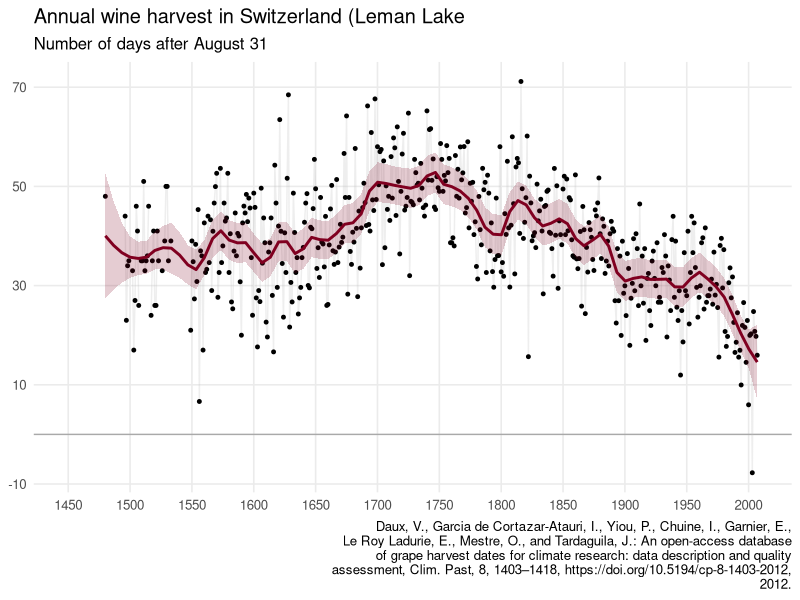
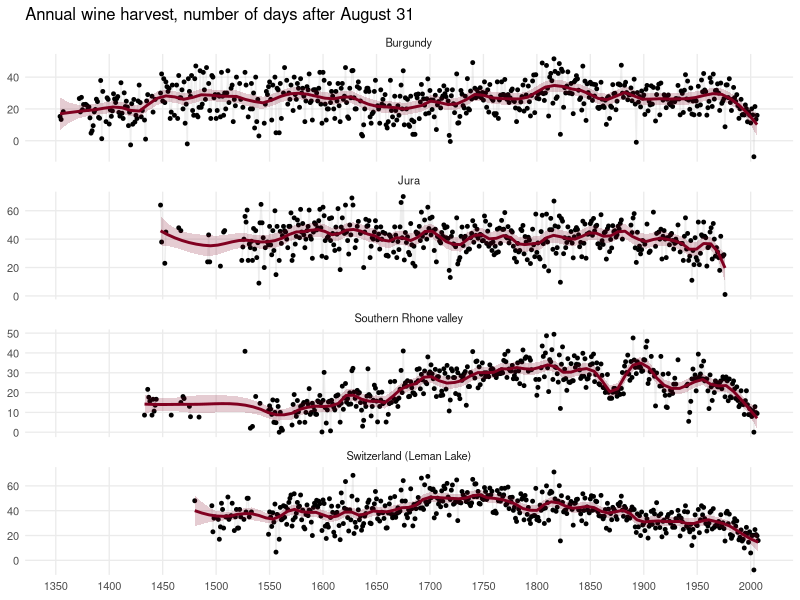
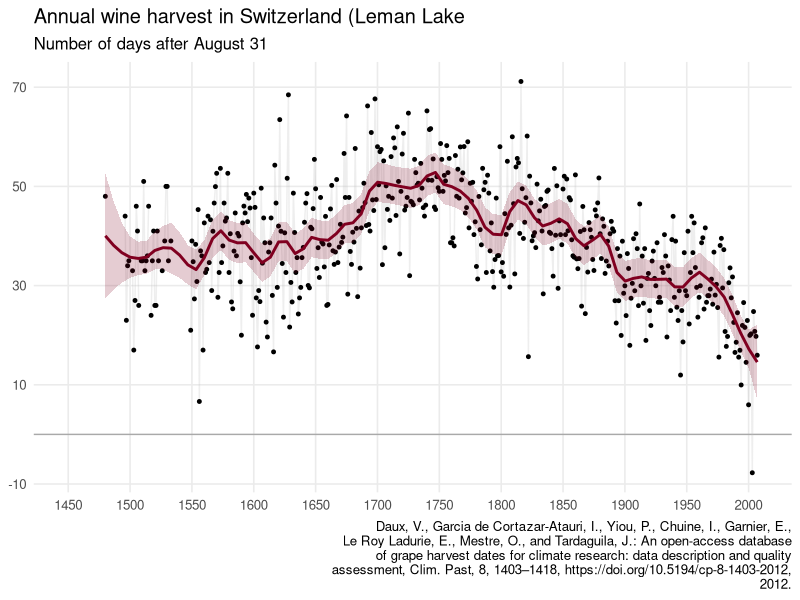
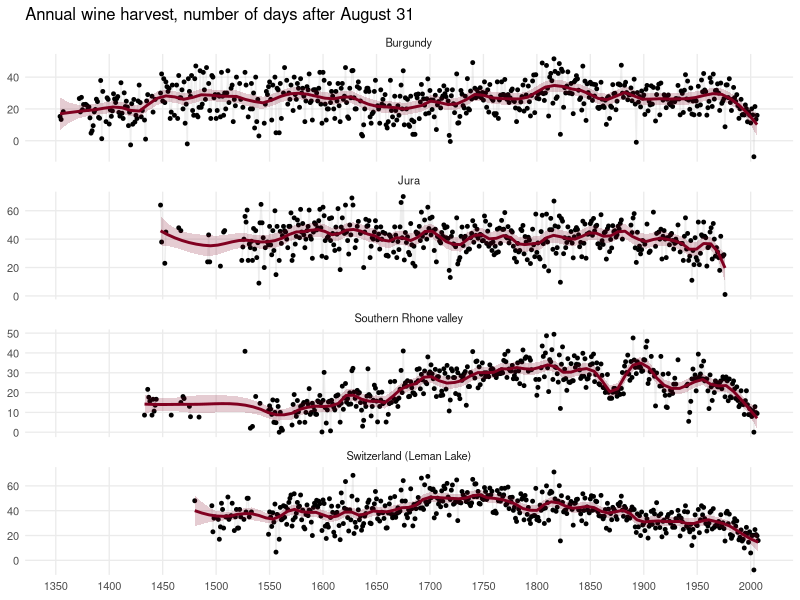

Source code (R) for these figures, in order:
# clan-data.R ----
## load packages ----
library(tidyverse)

## load wide data ----
# Source: https://doi.org/10.5194/cp-8-1403-2012
# GHD-RCS : dates in number of days after August 31. 
wineharvest_wide <- readxl::read_excel(
  path = "Supplement.xlsx", 
  sheet = "S2. GHD-RCS", 
  skip = 2
  ) |> 
  rename_with(tolower, .cols = everything()) |> 
  rename(year = `abb.`)

write_csv(x = wineharvest_wide, file = "wineharvest_wide.csv")

## abbreviations----
locations <- readxl::read_excel(
  path = "Supplement.xlsx", 
  sheet = "S2. GHD-RCS", 
  skip = 1
  ) |> 
  select(-c("...1")) |> 
  mutate(across(.cols = everything(), .fns = tolower)) |> 
  slice_head(n = 1) |> 
  pivot_longer(cols = Alsace:`Vendée - Poitou Charente`, names_to = "name", values_to = "abbreviation") |> 
  relocate(abbreviation, name)

write_csv(x = locations, file = "locations.csv")

## create long data ----
wineharvest_long <- wineharvest_wide |> 
  pivot_longer(cols = -c(year), names_to = "abbreviation", values_to = "value")

wineharvest_long <- left_join(x = wineharvest_long, y = locations, by = join_by(abbreviation)) |> 
  relocate(abbreviation, name, year, value)

write_csv(x = wineharvest_long, file = "wineharvest_long.csv")

## plot ----
wineharvest_caption <- "Daux, V., Garcia de Cortazar-Atauri, I., Yiou, P., Chuine, I., Garnier, E., Le Roy Ladurie, E., Mestre, O., and Tardaguila, J.: An open-access database of grape harvest dates for climate research: data description and quality assessment, Clim. Past, 8, 1403–1418, https://doi.org/10.5194/cp-8-1403-2012, 2012."

p <- ggplot(data = wineharvest_wide, mapping = aes(x = year, y = swi)) +
  geom_hline(yintercept = 0, linewidth = 0.5, colour = "darkgray") +
  geom_line(linewidth = 0.5, colour = "gray", alpha = 0.25) +
  geom_point(size = 1) +
  geom_smooth(method = "loess", formula = "y ~ x", se = TRUE, colour = "#800020", fill = "#800020", span = 0.1, alpha = 0.2) +
  scale_x_continuous(breaks = seq(1450, 2050, 50), limits = c(1450, NA)) +
  # scale_x_continuous(breaks = seq(1350, 2050, 50)) +
  scale_y_continuous(breaks = seq(-10, 70, 20)) +
  labs(
    title = "Annual wine harvest in Switzerland (Leman Lake",
    subtitle = "Number of days after August 31",
    x = NULL, y = NULL,
    caption = str_wrap(wineharvest_caption)
  ) +
  theme_minimal(base_size = 12) +
  theme(panel.grid.minor = element_blank())

print(p)

ggsave(filename = "switzerland.png", plot = p, path = ".", width = 24, height = 12, units = "cm", bg = "white")

variable_selection <- c("bur", "jur", "srv", "swi")

p <- ggplot(data = wineharvest_long |> filter(abbreviation %in% variable_selection), mapping = aes(x = year, y = value)) +
  # geom_hline(yintercept = 0, linewidth = 0.5, colour = "darkgray") +
  geom_line(linewidth = 0.5, colour = "gray", alpha = 0.25) +
  geom_point(size = 1) +
  geom_smooth(method = "loess", formula = "y ~ x", se = TRUE, colour = "#800020", fill = "#800020", span = 0.1, alpha = 0.2) +
  facet_wrap(facets = vars(name), ncol = 1, scale = "free_y") +
  scale_x_continuous(breaks = seq(1350, 2050, 50)) +
  # scale_y_continuous(breaks = seq(-10, 70, 20)) +
  labs(
    title = "Annual wine harvest, number of days after August 31",
    subtitle = NULL,
    x = NULL, y = NULL,
    caption = NULL
  ) +
  theme_minimal(base_size = 10) +
  theme(panel.grid.minor = element_blank())

print(p)

ggsave(filename = "wineharvest.png", plot = p, path = ".", width = 20, height = 24, units = "cm", bg = "white")
